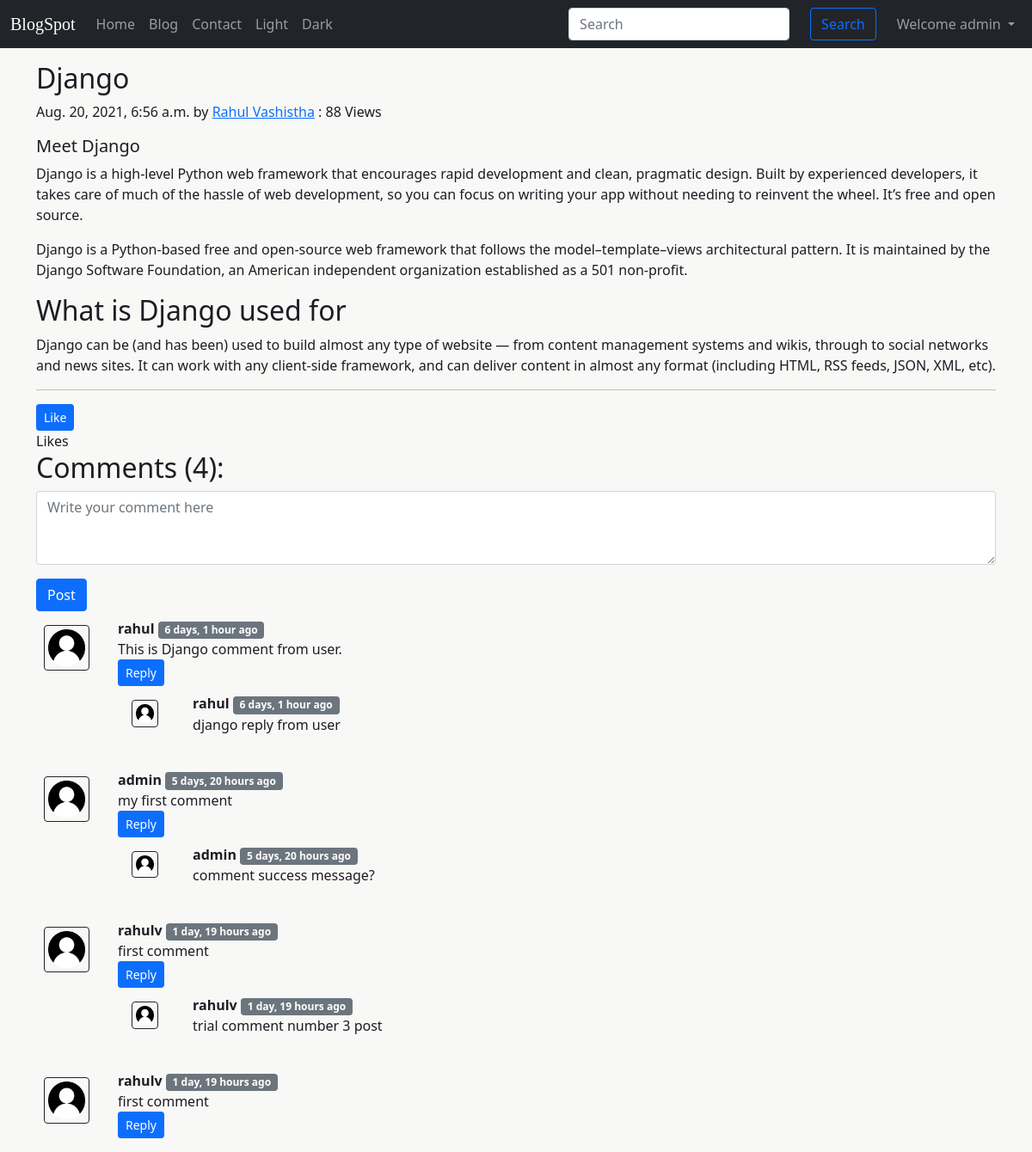
Page /blog/django-blogpost (signed in) on the committed database.
### blog/models.py (models this page shows, shortened)
class Post(models.Model):
    sno = models.AutoField(primary_key=True)
    title = models.CharField(max_length=200)
    content = RichTextField()
    author = models.CharField(max_length=40)
    views = models.IntegerField(default=0)
    slug = models.CharField(max_length=140)
    timeStamp = models.DateTimeField(blank=True)

class BlogComment(models.Model):
    sno = models.AutoField(primary_key=True)
    comment = RichTextField()
    user = models.ForeignKey(User, on_delete=models.CASCADE)
    post = models.ForeignKey(Post, on_delete=models.CASCADE)
    parent = models.ForeignKey('self', on_delete=models.CASCADE, null=True)
    timeStamp = models.DateTimeField(default=now)

### blog/views.py (the view)
# urls.py: path('<str:slug>', views.blogPost, name='blogPost'),
def blogPost(request, slug):
    post = Post.objects.filter(slug=slug).first()
    post.views = post.views + 1
    post.save()
    comments = BlogComment.objects.filter(post=post, parent=None)
    replies = BlogComment.objects.filter(post=post).exclude(parent=None)
    replyDict = {}
    for reply in replies:
        if reply.parent.sno not in replyDict.keys():
            replyDict[reply.parent.sno] = [reply]
        else:
            replyDict[reply.parent.sno].append(reply)
    context = {'post': post, 'comments': comments, 'user': request.user, 'replyDict': replyDict}
    return render(request, 'blog/blogPost.html', context)

### blog/templatetags/extras.py (called while the page is built)
@register.filter(name='get_reply')
def get_reply(dict, key):
    return dict.get(key)

### templates/blog/blogPost.html (shortened to what this page needs)
{% extends "base.html" %}
{% block body %}
{% load humanize %}
{% load extras %}
{% load static %}
<div class="container my-3">
  <article class="blog-post">
    <h2 class="blog-post-title">{{post.title}}</h2>
    <p class="blog-post-meta">
      {{post.timeStamp}} by <a href="/about">{{post.author}}</a>
      <span> : {{post.views}} Views</span>
    </p>
    <p>{{post.content|safe}}</p>
    <hr />
  </article>
</div>
<div class="container">
    <form action="" method="POST">
    <button type="submit", name="like", value="like", class="btn btn-primary btn-sm"> Like</button>
    <br>
    <span>Likes</span>
  </form>
</div>
<div class="container">
  <h2>Comments ({{comments.count}}):</h2>
  <div class="my-2">
  {% if user.is_authenticated %}
    <form action="/blog/postComment" method="post">
    <div class="form-group mb-3">
      <textarea class="form-control" name="comment" placeholder="Write your comment here" cols="10" rows="3"></textarea>
    </div>
    <button type="submit" class="btn btn-primary">Post</button>
    </form>
  {% else %}
  <b>Please Login to post comment.</b>
  {% endif %}
  </div>
  {% for comment in comments %}
  <div class="row my-2">
    <div class="col-md-1">
      <img class="rounded mx-auto d-block w-75 p-1 border border-dark my-2" src="/static/img/user.png" alt="user">
    </div>
    <div class="col-md-11">
      <b>{{comment.user.username}} </b><span class="badge bg-secondary">{{comment.timeStamp | naturaltime}}</span>
      <div> {{comment.comment}} </div>
      <div class="reply">
        {% if user.is_authenticated %}
          <button class="btn btn-primary btn-sm" type="button" data-bs-toggle="collapse" data-bs-target="#replybox{{comment.sno}}" aria-expanded="false" aria-controls="replybox{{comment.sno}}">Reply</button>
        {% else %}
          <button class="btn btn-primary btn-sm" type="button" data-bs-toggle="collapse" data-bs-target="#replybox{{comment.sno}}" aria-expanded="false" aria-controls="replybox{{comment.sno}}" disabled>Login to Reply</button>
        {% endif %}
        <div class="replies my-2">
          {% for reply in replyDict|get_reply:comment.sno %}
            <div class="row my-1">
              <div class="col-md-1">
                <img class="rounded mx-auto d-block w-50 p-1 border border-dark my-2" src="/static/img/user.png" alt="user">
              </div>
              <div class="col-md-11">
                <b>{{comment.user.username}} </b><span class="badge bg-secondary">{{comment.timeStamp | naturaltime}}</span>
                <div> {{reply.comment}} </div>
                <br>
              </div>
            </div>
          {% endfor %}
        </div>
      </div>
    </div>
  </div>
  {% endfor %}
</div>
{% endblock body %}

### templates/base.html (shortened to what this page needs)
<!DOCTYPE html>
<html lang="en">
<head>
  <link href="https://cdn.jsdelivr.net/npm/bootstrap@5.1.0/dist/css/bootstrap.min.css" rel="stylesheet"
 />
  <link rel="stylesheet" type="text/css" href="/static/style.css">
  <link id="stylesheet" rel="stylesheet" type="text/css" href="/static/light.css">
</head>
<body>
<div class="navbar-container">
  <nav class="navbar navbar-expand-lg navbar-dark bg-dark">
    <div class="container-fluid">
      <a class="navbar-brand">BlogSpot</a>
      <div class="collapse navbar-collapse" id="navbarSupportedContent">
        <ul class="navbar-nav me-auto mb-2 mb-lg-0">
          <li class="nav-item">
            <a class="nav-link {% block homeactive %}{% endblock homeactive %}" aria-current="page" href="/">Home</a>
          </li>
          <li class="nav-item">
            <a class="nav-link {% block blogactive %}{% endblock blogactive %}" href="/blog">Blog</a>
          </li>
          <li class="nav-item">
            <a class="nav-link {% block contactactive %}{% endblock contactactive %}" href="/contact">Contact</a>
          </li>
          <li class="nav-item">
            <a class="nav-link" onclick="setStyleSheet('/static/light.css')" href="#lightmode">Light</a>
          </li>
          <li class="nav-item">
            <a class="nav-link" onclick="setStyleSheet('/static/dark.css')" href="#darkmode">Dark</a>
          </li>
        </ul>
        <form method="get" action="/search" class="d-flex">
          <input name="searchquery" id="searchquery" class="form-control me-2" type="search" placeholder="Search"
            aria-label="Search" />
          <button class="btn btn-outline-primary mx-3" type="submit">
            Search
          </button>
        </form>
        {% if user.is_authenticated %}
        <ul class="navbar-nav ml-auto mb-2 mb-lg-0">
          <li class="nav-item dropdown">
            <a class="nav-link dropdown-toggle out" href="#" id="navbarDropdown" role="button" data-bs-toggle="dropdown"
              aria-expanded="false">
              Welcome {{request.user}}
            </a>
          </li>
        </ul>
        {% endif %}
      </div>
    </div>
  </nav>
</div>
  {% block body %} {% endblock body %}
</body>
</html>

### static/style.css (style rules this page uses)
.navbar-brand { font-family: 'Cedarville Cursive', cursive; color: blue; }
body { background-color: var(--bg); }

### static/light.css (style rules this page uses)
body { background-color: #F8F8F6; color: #1F1B24; }

### rows in the picture
Post: title "Django", timeStamp "Aug. 20, 2021, 6:56 a.m.", author "Rahul Vashistha", views "88", content "Meet Django Django is a high-level Python web framework that encourages rapid development and clean, pragmatic design. Built by experienced developers, it takes care of much of the hassle of web development, so you can focus on writing your app without needing to reinvent the wheel. It’s free and open source. Django is a Python-based free and open-source web framework that follows the model–template–views architectural pattern. It is maintained by the Django Software Foundation, an American independent organization established as a 501 non-profit. What is Django used for Django can be (and has been) used to build almost any type of website — from content management systems and wikis,…"
BlogComment: user.username "rahul", timeStamp "6 days, 1 hour ago", comment "This is Django comment from user."
BlogComment: comment "django reply from user"
BlogComment: user.username "admin", timeStamp "5 days, 20 hours ago", comment "my first comment"
BlogComment: comment "comment success message?"
BlogComment: user.username "rahulv", timeStamp "1 day, 19 hours ago", comment "first comment"
BlogComment: comment "trial comment number 3 post"
BlogComment: user.username "rahulv", timeStamp "1 day, 19 hours ago", comment "first comment"

### other values in the picture
{{ request.user }} "admin"
{{ comments.count }} "4"
